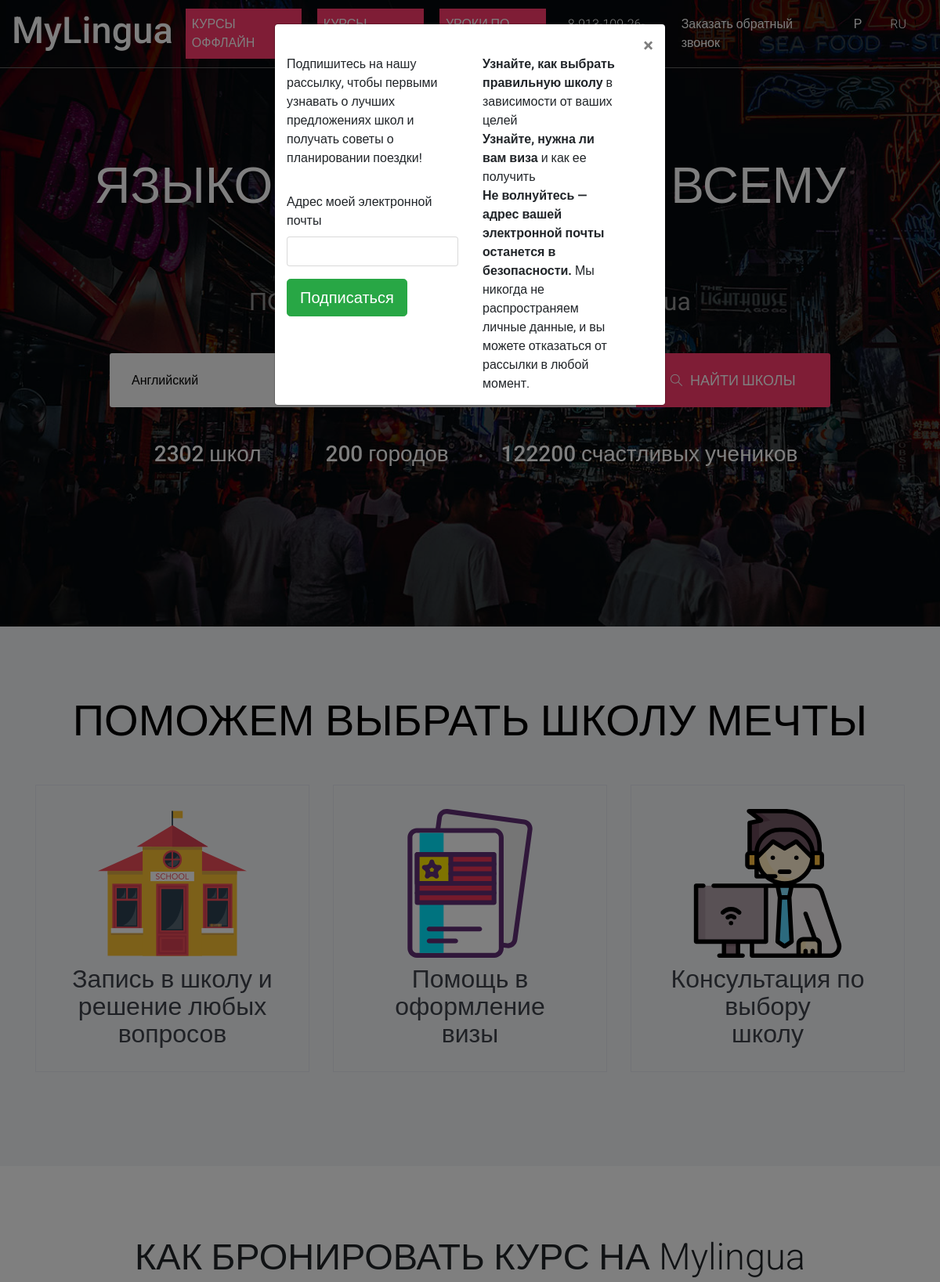
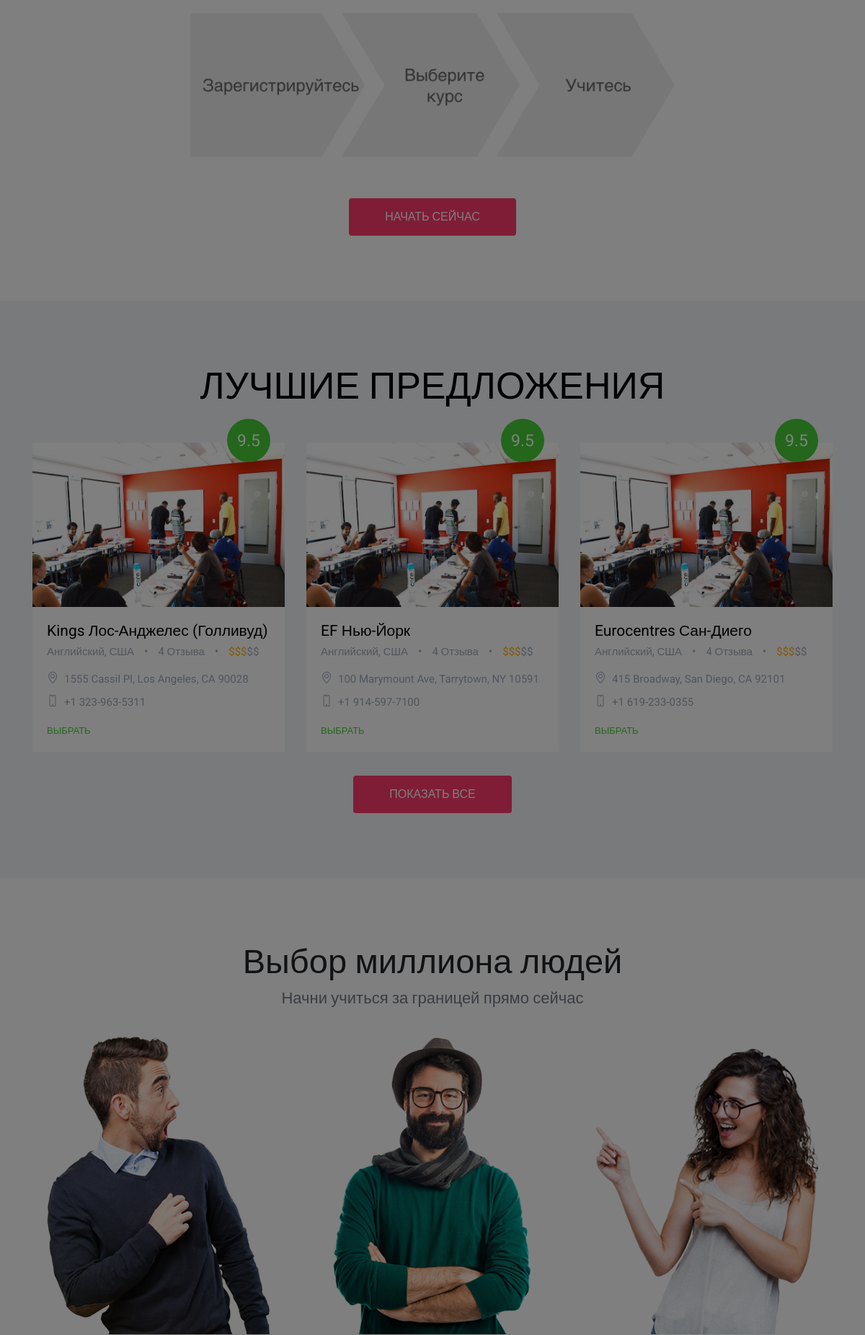
The page / (upper part) on the database its author committed (2 pictures, top to bottom).
### tables this page shows
CREATE TABLE `schools` (
  `id` int(11) NOT NULL,
  `name` varchar(255) NOT NULL,
  `type_school` varchar(255) NOT NULL,
  `country` varchar(255) NOT NULL,
  `language` varchar(255) NOT NULL,
  `address` varchar(255) NOT NULL,
  `phone` varchar(255) NOT NULL,
  `price` int(255) NOT NULL,
  `image` varchar(255) NOT NULL,
  `reviews` float NOT NULL,
  `info` text NOT NULL,
  `courses` varchar(255) NOT NULL
);

### index.php (the view, shortened to what this page needs)
<!DOCTYPE html>
<html lang="en">
<head>
    <link rel="stylesheet" href="css/bootstrap.min.css">
    <link rel="stylesheet" href="css/simple-line-icons.css">
    <link rel="stylesheet" href="css/themify-icons.css">
    <link rel="stylesheet" href="css/set1.css">
    <link rel="stylesheet" href="css/style.css">
</head>
<body onload="show_modal()">
  <?php
    if(empty($_SESSION['subs']) && empty($_SESSION['login'])){
      echo '<div class="modal fade" id="myModal" role="dialog">
        <div class="modal-dialog">
          <div class="modal-content">
            <div class="modal-body">
             <div id="id-newsletter-signup-modal-contents">
                <div class="clearfix"><button type="button" class="close" data-dismiss="modal" aria-hidden="true">×</button></div>
                <div class="row">
                   <form action="#" class="form col-sm-6" data-ajax="true" data-ajax-loading="#loading" data-ajax-method="POST" data-ajax-mode="replace" data-ajax-update="#id-newsletter-signup-modal-contents" id="form0" method="post" novalidate="novalidate">
                      <div class="header-par">Подпишитесь на нашу рассылку, чтобы первыми узнавать о лучших предложениях школ и получать советы о планировании поездки!</div>
                      <div class="form-block" style="margin-top:2em"><label class="bold">Адрес моей электронной почты</label> <input class="form-control" name="email_subs" data-val="true" data-val-required="" data-val-email=""></div>
                      <div class="button-block" style="margin-top:1em"><button id="newsletter_submit" type="submit" class="btn btn-lg bold btn-success">Подписаться</button></div>
                   </form>
                   <div class="col-sm-5 col-sm-offset-1">
                      <div class="media">
                         <div class="media-body"><b>Узнайте, как выбрать правильную школу</b> в зависимости от ваших целей</div>
                      </div>
                      <div class="media">
                         <div class="media-body"><b>Узнайте, нужна ли вам виза</b> и как ее получить</div>
                      </div>
                      <div class="media">
                         <div class="media-body"><b>Не волнуйтесь&nbsp;— адрес вашей электронной почты останется в безопасности.</b> Мы никогда не распространяем личные данные, и вы можете отказаться от рассылки в любой момент.</div>
                      </div>
                   </div>
                </div>
             </div>
          </div>
        </div>
        </div>
      </div>';
    }
  ?>
    <div class="nav-menu">
        <div class="bg transition">
            <div class="container-fluid fixed">
                <div class="row">
                    <div class="col-md-12">
                        <nav class="navbar navbar-expand-lg navbar-light">
                            <a class="navbar-brand" href="index.php"><h2>MyLingua</h2></a>
                            <div class="collapse navbar-collapse justify-content-end" id="navbarNavDropdown">
                                <ul class="navbar-nav">
                                    <li class="nav-item " style="background-color: #ff3a6d">
                                        <a class="nav-link" href="schools.php?sort=offline">КУРСЫ ОФФЛАЙН</a>
                                    </li><hr>
                                    <li class="nav-item " style="background-color: #ff3a6d">
                                        <a class="nav-link" href="schools.php?sort=online">КУРСЫ ОНЛАЙН</a>
                                    </li><hr>
                                    <li class="nav-item " style="background-color: #ff3a6d">
                                        <a class="nav-link" href="teachers.php">УРОКИ ПО Skype</a>
                                    </li><hr>
                                    <li class="nav-item ">
                                        <a class="nav-link" href="#" aria-haspopup="true" aria-expanded="false">8-913-109-26-84</a>
                                    </li>
                                    <li class="nav-item ">
                                        <a href="javascript:callback_b()" class="nav-link" data-toggle="modal" data-target="#callback_phone" id="navbarDropdownMenuLink" data-toggle="dropdown" aria-haspopup="true" aria-expanded="false">Заказать обратный звонок</a>
                                    </li>
                                    <li class="nav-item ">
                                        <a class="nav-link" href="#" id="navbarDropdownMenuLink" data-toggle="dropdown" aria-haspopup="true" aria-expanded="false">Р</a>
                                    </li>
                                    <li class="nav-item ">
                                        <a class="nav-link" href="#" id="navbarDropdownMenuLink" data-toggle="dropdown" aria-haspopup="true" aria-expanded="false">RU</a>
                                    </li>
                                </ul>
                            </div>
                        </nav>
                    </div>
                </div>
            </div>
        </div>
    </div>
    <section class="slider d-flex align-items-center">
        <div class="container">
            <div class="row d-flex justify-content-center">
                <div class="col-md-12">
                    <div class="slider-title_box">
                        <div class="row">
                            <div class="col-md-12">
                                <div class="slider-content_wrap">
                                    <h1 style="font-size: 4em">ЯЗЫКОВЫЕ КУРСЫ ПО ВСЕМУ МИРУ</h1>
                                    <h5 style="font-size: 2em">ПОЗНАВАЙ МИР ВМЕСТЕ С Mylingua</h5>
                                </div>
                            </div>
                        </div>
                        <div class="row d-flex justify-content-center">
                            <div class="col-md-10">
                                <form class="form-wrap mt-4" action="schools.php" method="GET">
                                    <div class="btn-group" role="group" aria-label="Basic example">
                                        <select name="language" id="language" class="btn-group1" onchange="selectChange()">
                                          <option>Английский</option>
                                        </select>
                                        <button type="submit" class="btn-form"><span class="icon-magnifier search-icon"></span>НАЙТИ ШКОЛЫ<i class="pe-7s-angle-right"></i></button>
                                    </div>
                                </form>
                                <div class="slider-link col-md-12">
                                    <div class="col-md-3" style="display: inline">
                                      <h5 style="color: white; display: inline">2302 школ</h5>
                                    </div>
                                    <span>•</span>
                                    <div class="col-md-3" style="display: inline">
                                      <h5 style="color: white; display: inline">200 городов</h5>
                                    </div>
                                    <span>•</span>
                                    <div style="display: inline">
                                      <h5 style="color: white; display: inline">122200 счастливых учеников</h5>
                                    </div>
                                </div>
                            </div>
                        </div>
                    </div>
                </div>
            </div>
        </div>
    </section>
    <?php
      include('bd.php');
      $result = $mysqli->query("SELECT * FROM schools");
      $array = [];
      if ($result->num_rows > 0) {
          while($row = $result->fetch_assoc()) {
            array_push($array, $row);
          }
      } else {
          echo "0 results";
      }
    ?>
    <section class="main-block light-bg">
        <div class="container">
            <div class="row justify-content-center">
                <div class="col-md-12">
                    <div class="styled-heading">
                      <h1 style="font-size: 3.5em; color: black">ПОМОЖЕМ ВЫБРАТЬ ШКОЛУ МЕЧТЫ</h1>
                    </div>
                </div>
            </div>
            <div class="row">
                <div class="col-md-4 category-responsive">
                  <a class="category-wrap">
                      <div class="category-block">
                          <img src="images/school.svg" width="190px">
                          <h6 style="font-size: 2em">Запись в школу и решение любых вопросов</h6>
                      </div>
                  </a>
                </div>
                <div class="col-md-4 category-responsive">
                  <a class="category-wrap">
                      <div class="category-block">
                          <img src="images/visa.svg" width="190px">
                          <h6 style="font-size: 2em">Помощь в оформление <br>визы</h6>
                      </div>
                  </a>
                </div>
                <div class="col-md-4 category-responsive">
                  <a class="category-wrap">
                      <div class="category-block">
                          <img src="images/operator.svg" width="190px">
                          <h6 style="font-size: 2em">Консультация по выбору <br>школу</h6>
                      </div>
                  </a>
                </div>
            </div>
    </section>
    <section class="main-block">
        <div class="container">
            <div class="row">
                <div class="col-md-12">
                    <div class="add-listing-wrap">
                        <h2>КАК БРОНИРОВАТЬ КУРС НА Mylingua</h2>
                        <center><img src="images/plan.png" width="700px"></center>
                    </div>
                </div>
            </div>
            <?php
              if(empty($_SESSION['login'])){
                echo '<div class="row justify-content-center">
                    <div class="col-md-4">
                        <div class="featured-btn-wrap">
                            <a href="login/reg.php" class="btn btn-danger">НАЧАТЬ СЕЙЧАС</a>
                        </div>
                    </div>
                </div>';
              }
            ?>
        </div>
    </section>
    <section class="main-block light-bg">
        <div class="container">
            <div class="row justify-content-center">
                <div class="col-md-12">
                    <div class="styled-heading">
                      <h1 style="color: black">ЛУЧШИЕ ПРЕДЛОЖЕНИЯ</h1>
                    </div>
                </div>
            </div>
            <div class="row">
              <?php
                for ($i=1; $i < 4; $i++) {
                  echo '<div class="col-md-4 featured-responsive">
                      <div class="featured-place-wrap">
                          <a href="detail.php?name='.$array[$i]["name"].'&id='.$array[$i]["id"].'">
                              <img src="sc/1.jpg" class="img-fluid" alt="#">
                              <span class="featured-rating-green">9.5</span>
                              <div class="featured-title-box">
                                  <h6>'.$array[$i]["name"].'</h6>
                                  <p>'.$array[$i]["language"].', '.$array[$i]["country"].' </p> <span>• </span>
                                  <p>4 Отзыва</p> <span> • </span>
                                  <p><span>$$$</span>$$</p>
                                  <ul>
                                      <li><span class="icon-location-pin"></span>
                                          <p>'.$array[$i]["address"].'</p>
                                      </li>
                                      <li><span class="icon-screen-smartphone"></span>
                                          <p>'.$array[$i]["phone"].'</p>
                                      </li>
                                  </ul>
                                  <div class="bottom-icons">
                                      <div class="open-now">ВЫБРАТЬ</div>
                                      <span class="ti-heart"></span>
                                      <span class="ti-bookmark"></span>
                                  </div>
                              </div>
                          </a>
                      </div>
                  </div>';
                }
              ?>
            </div>
            <div class="row justify-content-center">
                <div class="col-md-4">
                    <div class="featured-btn-wrap">
                        <a href="schools.php?language=Английский&country=США" class="btn btn-danger">ПОКАЗАТЬ ВСЕ</a>
                    </div>
                </div>
            </div>
        </div>
    </section>
    <section class="main-block">
        <div class="container">
            <div class="row">
                <div class="col-md-12">
                    <div class="add-listing-wrap">
                        <h2>Выбор миллиона людей</h2>
                        <p>Начни учиться за границей прямо сейчас</p>
                    </div>
                    <center><div class="row mt-50">
                      <div class="col-lg-4">
                          <div class="single-team">
                              <div class="member-img">
                                  <img class="img-fluid mx-auto" src="images/t1.png" alt="">
                              </div>
                          </div>
                      </div>
                      <div class="col-lg-4">
                          <div class="single-team">
                              <div class="member-img">
                                  <img class="img-fluid mx-auto" src="images/t2.png" alt="">
                              </div>
                          </div>
                      </div>
                      <div class="col-lg-4">
                          <div class="single-team">
                              <div class="member-img">
                                  <img class="img-fluid mx-auto" src="images/t3.png" alt="">
                              </div>
                          </div>
                      </div>
                  </div></center>
                </div>
            </div>
        </div>
    </section>
</body>
</html>

### rows shown on the page
schools: name "Kings Лос-Анджелес (Голливуд)", language "Английский", country "США", address "1555 Cassil Pl, Los Angeles, CA 90028", phone "+1 323-963-5311"
schools: name "EF Нью-Йорк", language "Английский", country "США", address "100 Marymount Ave, Tarrytown, NY 10591", phone "+1 914-597-7100"
schools: name "Eurocentres Сан-Диего", language "Английский", country "США", address "415 Broadway, San Diego, CA 92101", phone "+1 619-233-0355"
